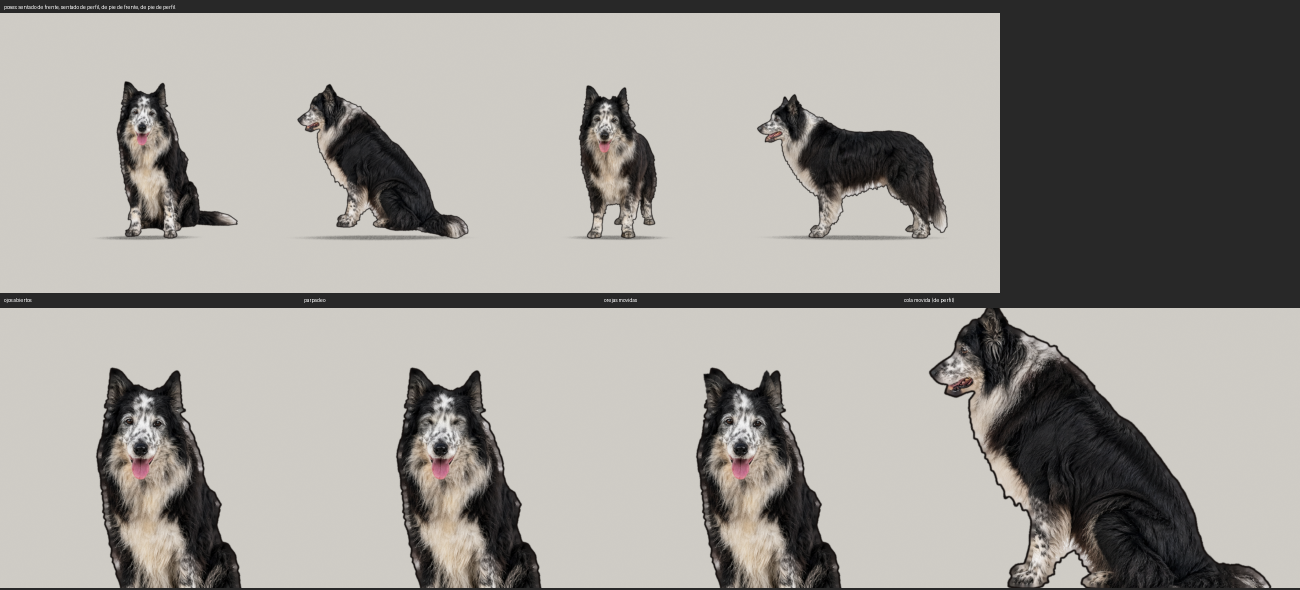
#> input picture biblioteca/personajes/perro/hoja_vistas.png, 2600 x 1180 px, given in place of cabeza.png, which was not available (shown at 1/2 size)
$ python contornos.py
#> lines starting #> are read from the running program, lines starting #| are printed output that depends on the picture; after the words box and inside, x2 and y2 are one past the last pixel; in counts of white or black regions, pixels touching at a corner belong together
import os, shutil, json, cv2, numpy as np
from PIL import Image
R="/home/jav13rrez/VideoStudio/biblioteca/personajes/"; T=R+"_trabajo/"
COLOR=(24,18,16)
def contorno(src,dst,r):
    im=Image.open(src).convert("RGBA"); pad=r+2
    c=Image.new("RGBA",(im.width+2*pad,im.height+2*pad),(0,0,0,0)); c.paste(im,(pad,pad)); a=np.array(c.getchannel("A"))
    k=cv2.getStructuringElement(cv2.MORPH_ELLIPSE,(2*r+1,2*r+1)); d=cv2.dilate((a>40).astype(np.uint8)*255,k); d=cv2.GaussianBlur(d,(3,3),0)
    base=np.zeros((*a.shape,4),np.uint8); base[...,:3]=COLOR; base[...,3]=d
    out=Image.fromarray(base); out.alpha_composite(c); out.save(dst); return pad
for ch in ("tutor","perro"): os.makedirs(R+f"{ch}/piezas",exist_ok=True)
pads={}
# Tutor
pads["tutor_cabeza"]=contorno(T+"tutor/cabeza.png",R+"tutor/piezas/cabeza.png",20)
#> in contorno, `c = Image.new('RGBA', (im.width + 2 * pad, im.height + 2 * pad), (0, 0`: c: PIL image 2644x1224 RGBA; every value is 0
#> in contorno, `a = np.array(c.getchannel('A'))`:
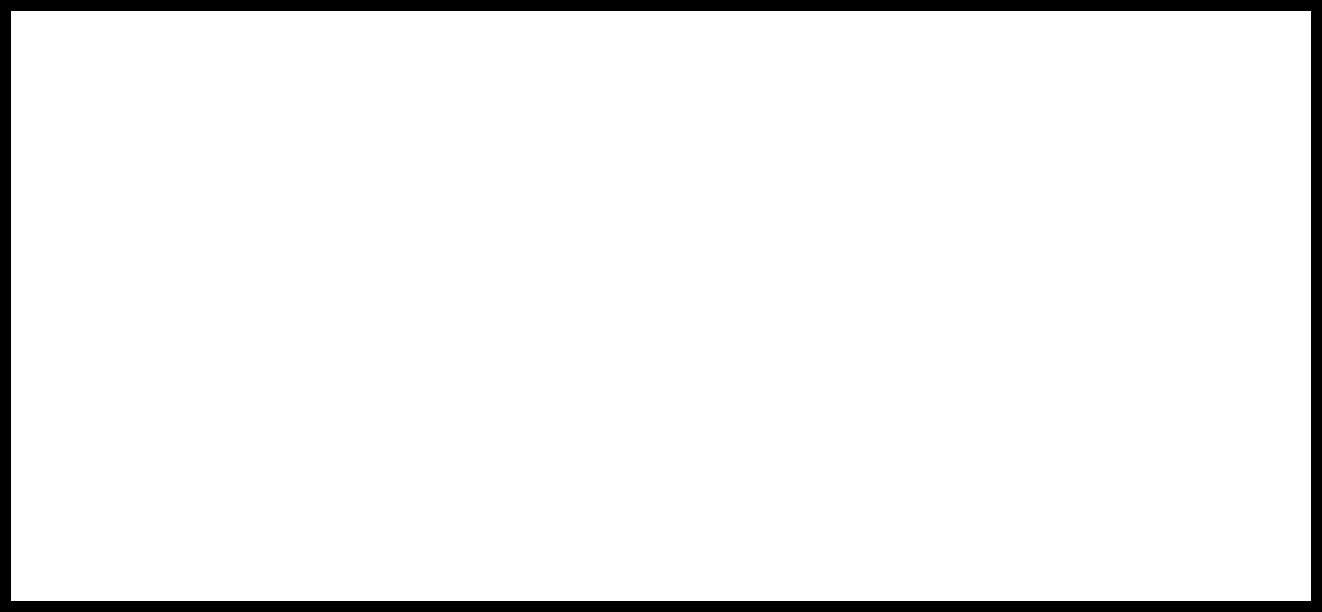
#> a: shape (1224, 2644) (shown at 1/2 size); 94.8% white; 1 black region, box (x1, y1, x2, y2) and area: (0, 0, 2644, 1224) 168256
#> in contorno, `d = cv2.dilate((a > 40).astype(np.uint8) * 255, k)`: d: shape (1224, 2644); 99.5% white; 1 black region, box (x1, y1, x2, y2) and area: (0, 0, 2644, 1224) 15844
#> in contorno, `base[..., 3] = d`:
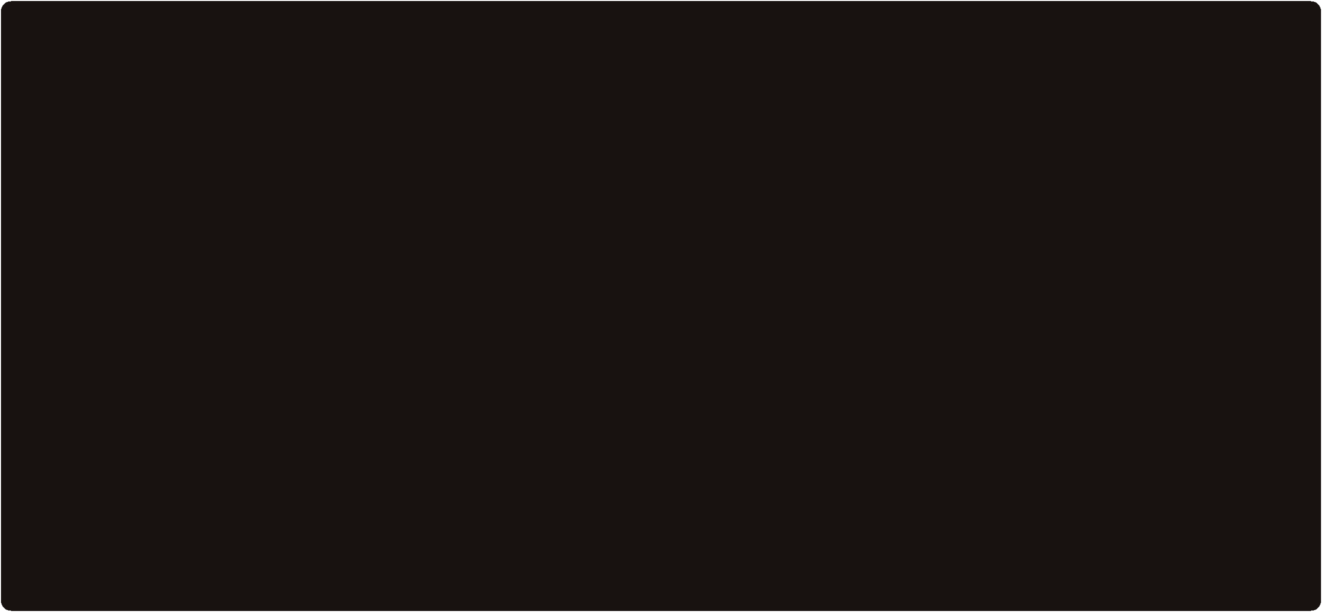
#> base: shape (1224, 2644, 4) (shown at 1/2 size); mean of channels 0, 1, 2, 3 24, 18, 16, 253.8; transparent parts drawn white
pads["tutor_cuerpo_sentado_frente"]=contorno(T+"recortes/tutor_sentado_frente.png",R+"tutor/piezas/cuerpo_sentado_frente.png",5)
#> call 2 of contorno, with r = 5
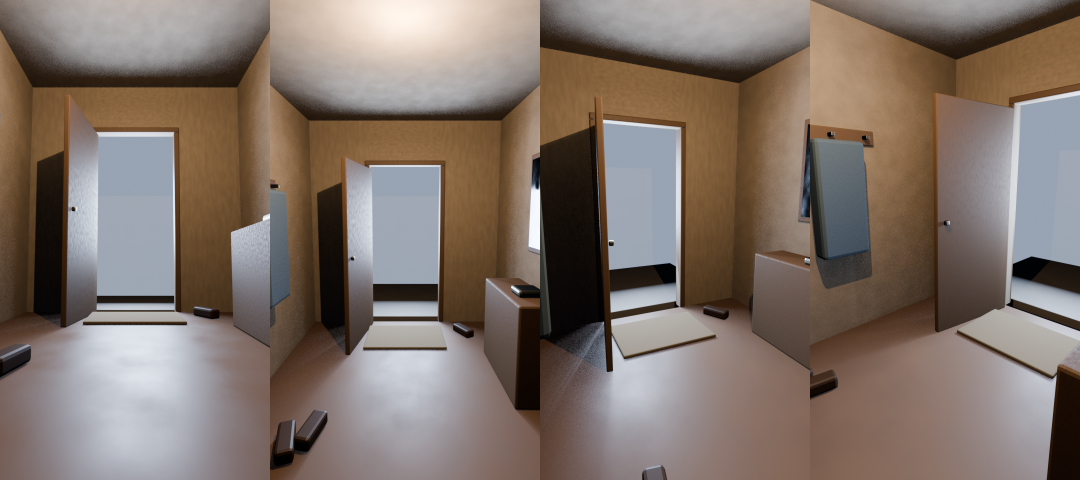
#> input picture biblioteca/escenarios/recibidor/hoja_vistas.png, 2160 x 960 px, given in place of tutor_sentado_frente.png, which was not available (shown at 1/2 size)
#> in contorno (call 2), `c = Image.new('RGBA', (im.width + 2 * pad, im.height + 2 * pad), (0, 0`: c: PIL image 2174x974 RGBA; every value is 0
#> in contorno (call 2), `a = np.array(c.getchannel('A'))`: a: shape (974, 2174); 97.9% white; 1 black region, box (x1, y1, x2, y2) and area: (0, 0, 2174, 974) 43876
#> in contorno (call 2), `d = cv2.dilate((a > 40).astype(np.uint8) * 255, k)`: d: shape (974, 2174); 99.4% white; 1 black region, box (x1, y1, x2, y2) and area: (0, 0, 2174, 974) 12608
pads["tutor_cuerpo_sentado_perfil"]=contorno(T+"recortes/tutor_sentado_perfil_izq.png",R+"tutor/piezas/cuerpo_sentado_perfil.png",5)
for k in ("ojos","bocas"):
    os.makedirs(R+f"tutor/piezas/{k}",exist_ok=True)
    for f in os.listdir(T+f"tutor/{k}"): shutil.copy(T+f"tutor/{k}/{f}",R+f"tutor/piezas/{k}/{f}")
#> pass 2 of the loop `for k in ("ojos","bocas"):`:
shutil.copy(T+"tutor/piezas.json",R+"tutor/piezas/piezas.json")
# Perro
for n in ("sentado_frente","sentado_perfil","de_pie_frente","de_pie_perfil"):
    pads[f"perro_cuerpo_{n}"]=contorno(T+f"perro/cuerpo_{n}.png",R+f"perro/piezas/cuerpo_{n}.png",5)
#> call 4 of contorno, with r = 5
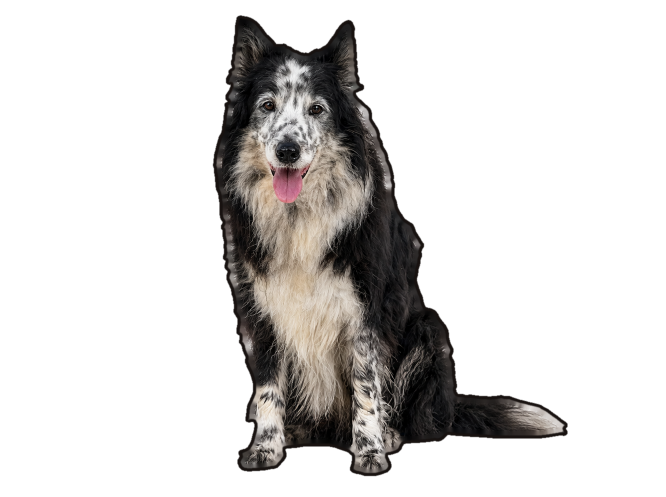
#> input picture biblioteca/personajes/perro/piezas/cuerpo_sentado_frente.png, 1331 x 993 px, found by its file name (shown at 1/2 size)
#> in contorno, im is the input picture: PIL image 1331x993 RGBA; mean R, G, B, A 41.4, 35.1, 32.3, 61.8
#> in contorno (call 4), `c = Image.new('RGBA', (im.width + 2 * pad, im.height + 2 * pad), (0, 0`: c: PIL image 1345x1007 RGBA; every value is 0
#> in contorno (call 4), `d = cv2.dilate((a > 40).astype(np.uint8) * 255, k)`:
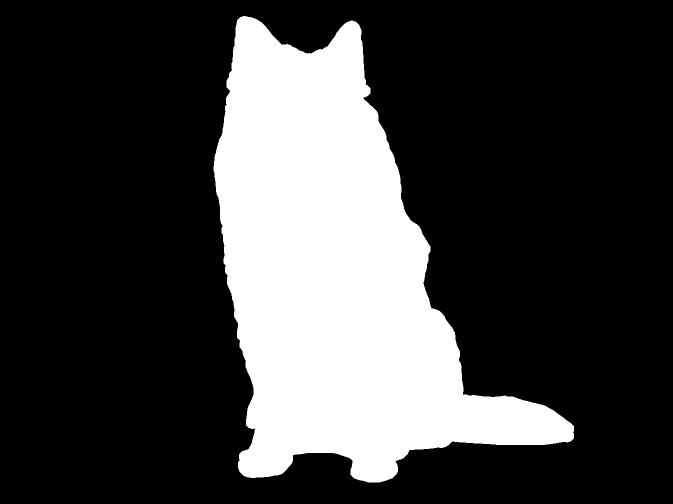
#> d: shape (1007, 1345) (shown at 1/2 size); 25.1% white; 1 white region, box (x1, y1, x2, y2) and area: (427, 32, 1148, 965) 339480
#> in contorno (call 4), `base[..., 3] = d`:
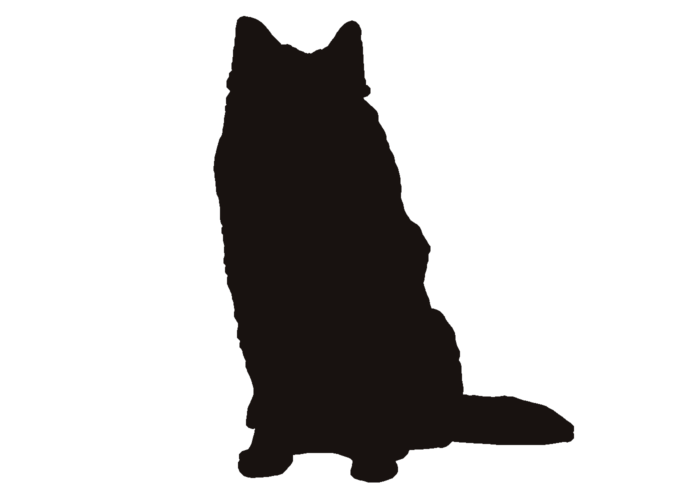
#> base: shape (1007, 1345, 4) (shown at 1/2 size); mean of channels 0, 1, 2, 3 24, 18, 16, 63.9; transparent parts drawn white
#> in contorno (call 4), `out.alpha_composite(c)`:
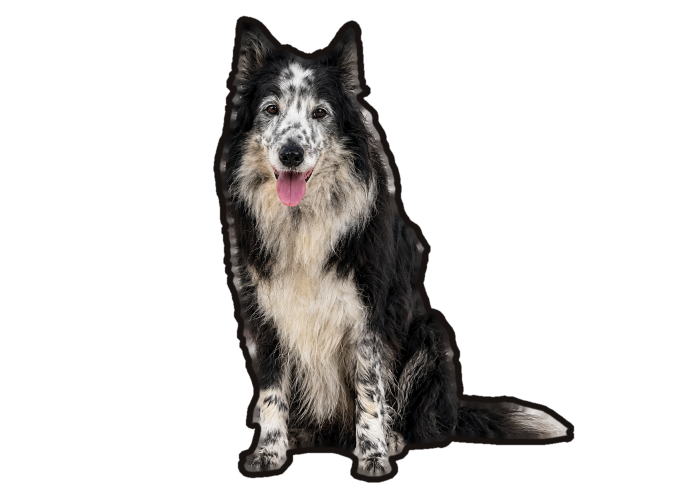
#> out: PIL image 1345x1007 RGBA (shown at 1/2 size); mean R, G, B, A 40.9, 34.7, 31.9, 63.9; transparent parts drawn white
#> pass 2 of the loop `for n in ("sentado_frente","sentado_perfil","de_pie_frente","de_pie_pe..`:
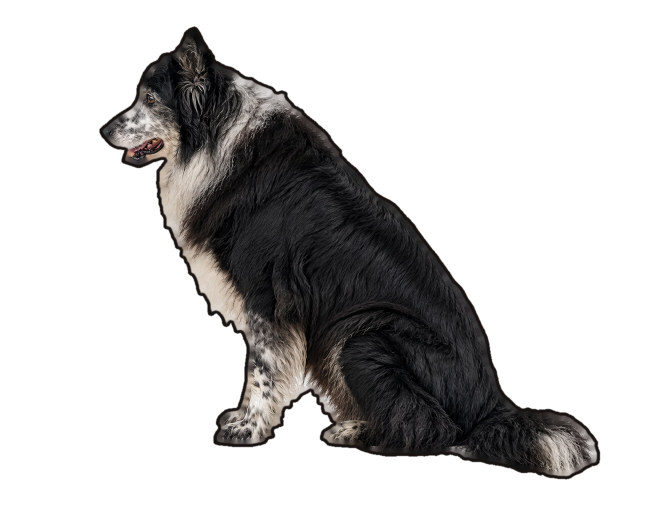
#> input picture biblioteca/personajes/perro/piezas/cuerpo_sentado_perfil.png, 1331 x 1031 px, found by its file name (shown at 1/2 size)
#> in contorno, im is the input picture: PIL image 1331x1031 RGBA; mean R, G, B, A 33.8, 28.5, 26.7, 71.3
#> c: PIL image 1345x1045 RGBA; every value is 0
#> a: shape (1045, 1345)
#> in contorno (call 5), `d = cv2.dilate((a > 40).astype(np.uint8) * 255, k)`:
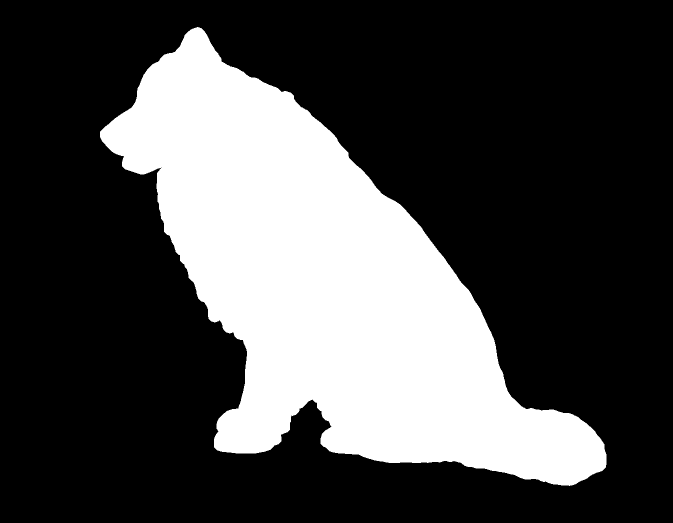
#> d: shape (1045, 1345) (shown at 1/2 size); 28.7% white; 1 white region, box (x1, y1, x2, y2) and area: (200, 54, 1213, 972) 404036
#> base: shape (1045, 1345, 4)
#> in contorno (call 5), `out.alpha_composite(c)`:
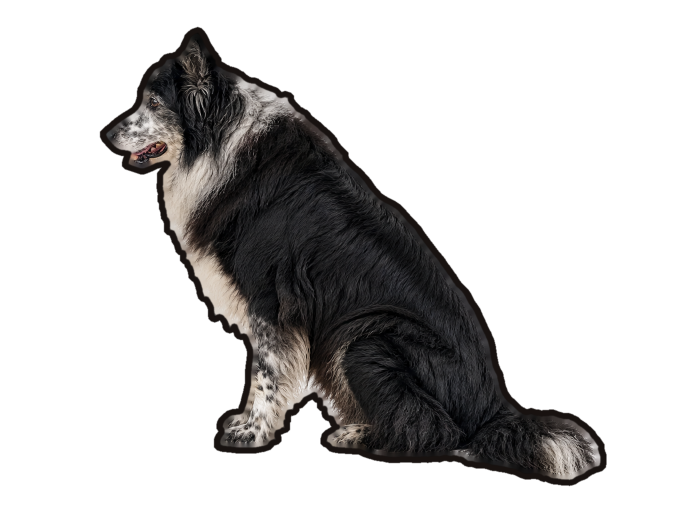
#> out: PIL image 1345x1045 RGBA (shown at 1/2 size); mean R, G, B, A 33.6, 28.3, 26.5, 73.3; transparent parts drawn white
#> pass 3 of the loop `for n in ("sentado_frente","sentado_perfil","de_pie_frente","de_pie_pe..`:
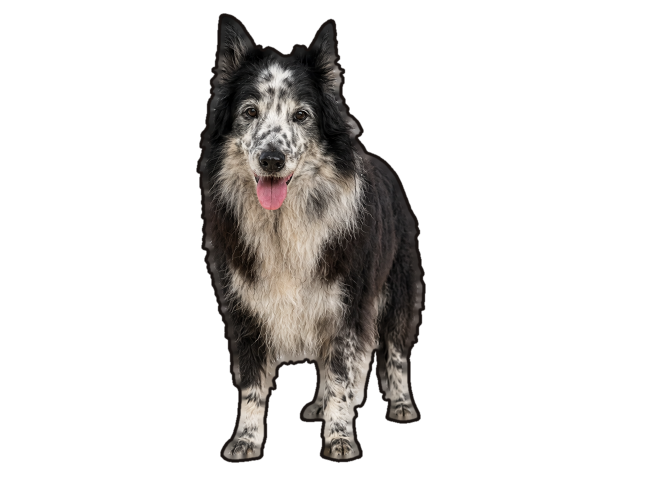
#> input picture biblioteca/personajes/perro/piezas/cuerpo_de_pie_frente.png, 1289 x 983 px, found by its file name (shown at 1/2 size)
#> in contorno, im is the input picture: PIL image 1289x983 RGBA; mean R, G, B, A 40.3, 33.8, 30.8, 56
#> c: PIL image 1303x997 RGBA; every value is 0
#> a: shape (997, 1303)
#> in contorno (call 6), `d = cv2.dilate((a > 40).astype(np.uint8) * 255, k)`:
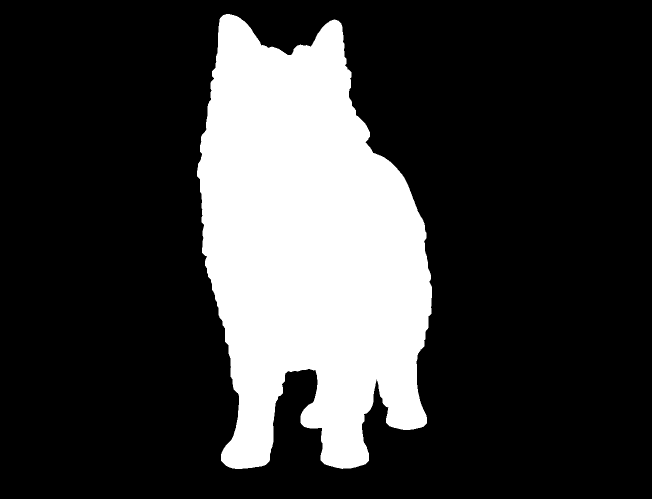
#> d: shape (997, 1303) (shown at 1/2 size); 22.9% white; 1 white region, box (x1, y1, x2, y2) and area: (394, 28, 864, 938) 297931
#> base: shape (997, 1303, 4)
#> in contorno (call 6), `out.alpha_composite(c)`:
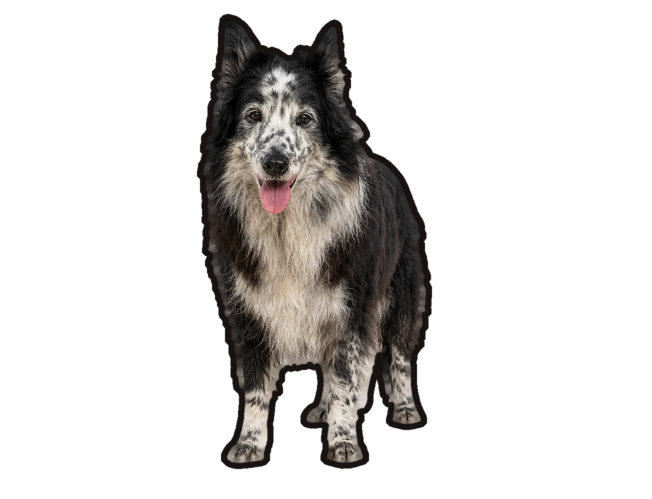
#> out: PIL image 1303x997 RGBA (shown at 1/2 size); mean R, G, B, A 39.9, 33.4, 30.4, 58.5; transparent parts drawn white
#> the loop made 4 passes; the first 3 are shown
for f in os.listdir(T+"perro"):
    if f.startswith(("oreja","cola","ojos")) or f=="piezas.json": shutil.copy(T+"perro/"+f,R+"perro/piezas/"+f)
#> pass 2 of the loop `for f in os.listdir(T+"perro"):`:
json.dump(pads,open(R+"_trabajo/margenes_contorno.json","w"),indent=1); print(pads)
#> (printed output is left out)
